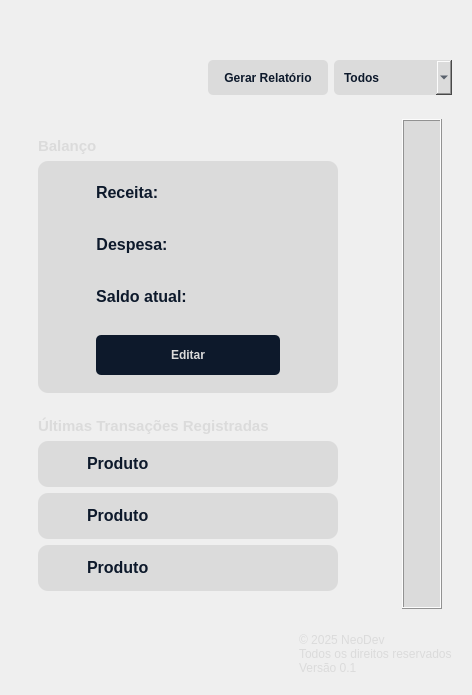
     <widget class="QFrame" name="frame_lateral_direito">
      <property name="frameShape">
       <enum>QFrame::NoFrame</enum>
      </property>
      <property name="frameShadow">
       <enum>QFrame::Raised</enum>
      </property>
      <layout class="QVBoxLayout" name="verticalLayout_4">
       <item>
        <spacer name="verticalSpacer_3">
         <property name="orientation">
          <enum>Qt::Vertical</enum>
         </property>
         <property name="sizeType">
          <enum>QSizePolicy::Preferred</enum>
         </property>
         <property name="sizeHint" stdset="0">
          <size>
           <width>20</width>
           <height>40</height>
          </size>
         </property>
        </spacer>
       </item>
       <item>
        <widget class="QFrame" name="frame_btns_grafico">
         <property name="styleSheet">
          <string notr="true">border: none;
</string>
         </property>
         <property name="frameShape">
          <enum>QFrame::NoFrame</enum>
         </property>
         <property name="frameShadow">
          <enum>QFrame::Raised</enum>
         </property>
         <layout class="QHBoxLayout" name="horizontalLayout_3">
          <item>
           <spacer name="horizontalSpacer_2">
            <property name="orientation">
             <enum>Qt::Horizontal</enum>
            </property>
            <property name="sizeHint" stdset="0">
             <size>
              <width>40</width>
              <height>20</height>
             </size>
            </property>
           </spacer>
          </item>
          <item>
           <widget class="QPushButton" name="btn_relatorio">
            <property name="sizePolicy">
             <sizepolicy hsizetype="Preferred" vsizetype="Preferred">
              <horstretch>0</horstretch>
              <verstretch>0</verstretch>
             </sizepolicy>
            </property>
            <property name="cursor">
             <cursorShape>PointingHandCursor</cursorShape>
            </property>
            <property name="focusPolicy">
             <enum>Qt::NoFocus</enum>
            </property>
            <property name="styleSheet">
             <string notr="true">QPushButton {
	background-color: rgb(219, 219, 219);
	color: rgb(13, 25, 43);
	padding: 5px 10px;
	border-radius: 5px;
	min-width: 100px;
	min-height: 20px;
	font-weight:bold;
}

QPushButton:hover {
	color: rgb(13, 25, 43);
	padding: 5px 10px;
	border-radius: 5px;
	min-width: 100px;
	min-height: 20px;
	padding-top: 6px;
	background-color: #C9C9C9;
	font-weight:bold;
}

QPushButton:pressed{
	color: rgb(13, 25, 43);
	padding: 5px 10px;
	border-radius: 5px;
	min-width: 100px;
	min-height: 20px;
	padding-top: 7px;
	background-color: #BDBDBD;
	font-weight:bold;
}</string>
            </property>
            <property name="text">
             <string>Gerar Relatório</string>
            </property>
           </widget>
          </item>
          <item>
           <widget class="QComboBox" name="cmb_mes">
            <property name="sizePolicy">
             <sizepolicy hsizetype="Preferred" vsizetype="Preferred">
              <horstretch>0</horstretch>
              <verstretch>0</verstretch>
             </sizepolicy>
            </property>
            <property name="cursor">
             <cursorShape>PointingHandCursor</cursorShape>
            </property>
            <property name="styleSheet">
             <string notr="true">QComboBox {
    background-color: rgb(219, 219, 219);
    color: rgb(13, 25, 43);
    padding: 5px 10px;
    border-radius: 5px;
    min-width: 80px;
    min-height: 25px;
	font-weight: bold;
}

/* Estilo da lista suspensa (popup de opções) */
QComboBox QAbstractItemView {
    background-color: rgb(219, 219, 219);
    color: rgb(13, 25, 43);
    min-width: 100px;  /* &lt;-- isso evita o corte */
    padding: 5px;
    border: 1px solid #999;
	border-radius: 6px;
    selection-background-color: rgb(13, 25, 43);
	color: rgb(13, 25, 43);
}

QComboBox:hover{
    color: rgb(13, 25, 43);
    padding: 5px 10px;
    border-radius: 5px;
    min-width: 80px;
    min-height: 25px;
	background-color: #C9C9C9
}

</string>
            </property>
            <item>
             <property name="text">
              <string>Todos</string>
             </property>
            </item>
            <item>
             <property name="text">
              <string>Janeiro</string>
             </property>
            </item>
            <item>
             <property name="text">
              <string>Fevereiro</string>
             </property>
            </item>
            <item>
             <property name="text">
              <string>Março</string>
             </property>
            </item>
            <item>
             <property name="text">
              <string>Abril</string>
             </property>
            </item>
            <item>
             <property name="text">
              <string>Maio</string>
             </property>
            </item>
            <item>
             <property name="text">
              <string>Junho</string>
             </property>
            </item>
            <item>
             <property name="text">
              <string>Julho</string>
             </property>
            </item>
            <item>
             <property name="text">
              <string>Agosto</string>
             </property>
            </item>
            <item>
             <property name="text">
              <string>Setembro</string>
             </property>
            </item>
            <item>
             <property name="text">
              <string>Outubro</string>
             </property>
            </item>
            <item>
             <property name="text">
              <string>Novembro</string>
             </property>
            </item>
            <item>
             <property name="text">
              <string>Dezembro</string>
             </property>
            </item>
           </widget>
          </item>
         </layout>
        </widget>
       </item>
       <item>
        <widget class="QFrame" name="frame_centro">
         <property name="sizePolicy">
          <sizepolicy hsizetype="Preferred" vsizetype="Expanding">
           <horstretch>0</horstretch>
           <verstretch>0</verstretch>
          </sizepolicy>
         </property>
         <property name="frameShape">
          <enum>QFrame::NoFrame</enum>
         </property>
         <property name="frameShadow">
          <enum>QFrame::Raised</enum>
         </property>
         <layout class="QHBoxLayout" name="horizontalLayout_5">
          <item>
           <widget class="QFrame" name="frame_sem_grafico">
            <property name="sizePolicy">
             <sizepolicy hsizetype="Maximum" vsizetype="Preferred">
              <horstretch>0</horstretch>
              <verstretch>0</verstretch>
             </sizepolicy>
            </property>
            <property name="styleSheet">
             <string notr="true">border-radius: 10px;
font-weight: bold;</string>
            </property>
            <property name="frameShape">
             <enum>QFrame::NoFrame</enum>
            </property>
            <property name="frameShadow">
             <enum>QFrame::Raised</enum>
            </property>
            <layout class="QVBoxLayout" name="verticalLayout_5">
             <item alignment="Qt::AlignLeft">
              <widget class="QFrame" name="frame_balanco">
               <property name="frameShape">
                <enum>QFrame::NoFrame</enum>
               </property>
               <property name="frameShadow">
                <enum>QFrame::Raised</enum>
               </property>
               <layout class="QVBoxLayout" name="verticalLayout_3">
                <item>
                 <widget class="QLabel" name="label_balanco">
                  <property name="maximumSize">
                   <size>
                    <width>16777215</width>
                    <height>20</height>
                   </size>
                  </property>
                  <property name="text">
                   <string>&lt;html&gt;&lt;head/&gt;&lt;body&gt;&lt;p&gt;&lt;span style=&quot; font-size:11pt; font-weight:600; color:#dbdbdb;&quot;&gt;Balanço&lt;/span&gt;&lt;/p&gt;&lt;/body&gt;&lt;/html&gt;</string>
                  </property>
                 </widget>
                </item>
                <item alignment="Qt::AlignLeft">
                 <widget class="QFrame" name="frame_balanco_filha">
                  <property name="minimumSize">
                   <size>
                    <width>300</width>
                    <height>0</height>
                   </size>
                  </property>
                  <property name="styleSheet">
                   <string notr="true">background-color: rgb(219, 219, 219);

color: rgb(13, 25, 43);

font-size: 12px;
font-weight: bold;</string>
                  </property>
                  <property name="frameShape">
                   <enum>QFrame::StyledPanel</enum>
                  </property>
                  <property name="frameShadow">
                   <enum>QFrame::Raised</enum>
                  </property>
                  <layout class="QVBoxLayout" name="verticalLayout_7">
                   <item>
                    <widget class="QFrame" name="frame_receita">
                     <property name="frameShape">
                      <enum>QFrame::NoFrame</enum>
                     </property>
                     <property name="frameShadow">
                      <enum>QFrame::Raised</enum>
                     </property>
                     <layout class="QHBoxLayout" name="horizontalLayout_9">
                      <item>
                       <spacer name="horizontalSpacer_14">
                        <property name="orientation">
                         <enum>Qt::Horizontal</enum>
                        </property>
                        <property name="sizeType">
                         <enum>QSizePolicy::Maximum</enum>
                        </property>
                        <property name="sizeHint" stdset="0">
                         <size>
                          <width>40</width>
                          <height>20</height>
                         </size>
                        </property>
                       </spacer>
                      </item>
                      <item alignment="Qt::AlignLeft">
                       <widget class="QLabel" name="label_receita">
                        <property name="styleSheet">
                         <string notr="true"/>
                        </property>
                        <property name="text">
                         <string>&lt;html&gt;&lt;head/&gt;&lt;body&gt;&lt;p&gt;&lt;span style=&quot; font-size:12pt;&quot;&gt;Receita:&lt;/span&gt;&lt;/p&gt;&lt;/body&gt;&lt;/html&gt;</string>
                        </property>
                       </widget>
                      </item>
                      <item>
                       <widget class="QLabel" name="lbl_value_receita">
                        <property name="styleSheet">
                         <string notr="true">color: rgb(13, 25, 43);</string>
                        </property>
                        <property name="text">
                         <string>&lt;html&gt;&lt;head/&gt;&lt;body&gt;&lt;p align=&quot;center&quot;&gt;&lt;br/&gt;&lt;/p&gt;&lt;/body&gt;&lt;/html&gt;</string>
                        </property>
                       </widget>
                      </item>
                      <item>
                       <spacer name="horizontalSpacer_19">
                        <property name="orientation">
                         <enum>Qt::Horizontal</enum>
                        </property>
                        <property name="sizeType">
                         <enum>QSizePolicy::Maximum</enum>
                        </property>
                        <property name="sizeHint" stdset="0">
                         <size>
                          <width>40</width>
                          <height>20</height>
                         </size>
                        </property>
                       </spacer>
                      </item>
                     </layout>
                    </widget>
                   </item>
                   <item>
                    <widget class="QFrame" name="frame_despesa">
                     <property name="frameShape">
                      <enum>QFrame::NoFrame</enum>
                     </property>
                     <property name="frameShadow">
                      <enum>QFrame::Raised</enum>
                     </property>
                     <layout class="QHBoxLayout" name="horizontalLayout_11">
                      <item>
                       <spacer name="horizontalSpacer_15">
                        <property name="orientation">
                         <enum>Qt::Horizontal</enum>
                        </property>
                        <property name="sizeType">
                         <enum>QSizePolicy::Maximum</enum>
                        </property>
                        <property name="sizeHint" stdset="0">
                         <size>
                          <width>40</width>
                          <height>20</height>
                         </size>
                        </property>
                       </spacer>
                      </item>
                      <item alignment="Qt::AlignLeft">
                       <widget class="QLabel" name="lbl_despesa">
                        <property name="text">
                         <string>&lt;html&gt;&lt;head/&gt;&lt;body&gt;&lt;p align=&quot;center&quot;&gt;&lt;span style=&quot; font-size:12pt;&quot;&gt;Despesa:&lt;/span&gt;&lt;/p&gt;&lt;/body&gt;&lt;/html&gt;</string>
                        </property>
                       </widget>
                      </item>
                      <item>
                       <widget class="QLabel" name="lbl_value_despesa">
                        <property name="text">
                         <string>&lt;html&gt;&lt;head/&gt;&lt;body&gt;&lt;p align=&quot;center&quot;&gt;&lt;br/&gt;&lt;/p&gt;&lt;/body&gt;&lt;/html&gt;</string>
                        </property>
                       </widget>
                      </item>
                      <item>
                       <spacer name="horizontalSpacer_18">
                        <property name="orientation">
                         <enum>Qt::Horizontal</enum>
                        </property>
                        <property name="sizeType">
                         <enum>QSizePolicy::Maximum</enum>
                        </property>
                        <property name="sizeHint" stdset="0">
                         <size>
                          <width>40</width>
                          <height>20</height>
                         </size>
                        </property>
                       </spacer>
                      </item>
                     </layout>
                    </widget>
                   </item>
                   <item>
                    <widget class="QFrame" name="frame_saldo">
                     <property name="styleSheet">
                      <string notr="true">color: rgb(13, 25, 43);</string>
                     </property>
                     <property name="frameShape">
                      <enum>QFrame::NoFrame</enum>
                     </property>
                     <property name="frameShadow">
                      <enum>QFrame::Raised</enum>
                     </property>
                     <layout class="QHBoxLayout" name="horizontalLayout_12">
                      <item>
                       <spacer name="horizontalSpacer_16">
                        <property name="orientation">
                         <enum>Qt::Horizontal</enum>
                        </property>
                        <property name="sizeType">
                         <enum>QSizePolicy::Maximum</enum>
                        </property>
                        <property name="sizeHint" stdset="0">
                         <size>
                          <width>40</width>
                          <height>20</height>
                         </size>
                        </property>
                       </spacer>
                      </item>
                      <item alignment="Qt::AlignLeft">
                       <widget class="QLabel" name="lbl_saldo_atual">
                        <property name="text">
                         <string>&lt;html&gt;&lt;head/&gt;&lt;body&gt;&lt;p align=&quot;center&quot;&gt;&lt;span style=&quot; font-size:12pt;&quot;&gt;Saldo atual:&lt;/span&gt;&lt;/p&gt;&lt;/body&gt;&lt;/html&gt;</string>
                        </property>
                       </widget>
                      </item>
                      <item>
                       <widget class="QLabel" name="lbl_saldo_atual_value">
                        <property name="text">
                         <string>&lt;html&gt;&lt;head/&gt;&lt;body&gt;&lt;p align=&quot;center&quot;&gt;&lt;br/&gt;&lt;/p&gt;&lt;/body&gt;&lt;/html&gt;</string>
                        </property>
                       </widget>
                      </item>
                      <item>
                       <spacer name="horizontalSpacer_17">
                        <property name="orientation">
                         <enum>Qt::Horizontal</enum>
                        </property>
                        <property name="sizeType">
                         <enum>QSizePolicy::Maximum</enum>
                        </property>
                        <property name="sizeHint" stdset="0">
                         <size>
                          <width>40</width>
                          <height>20</height>
                         </size>
                        </property>
                       </spacer>
                      </item>
                     </layout>
                    </widget>
                   </item>
                   <item>
                    <widget class="QFrame" name="frame_editar">
                     <property name="frameShape">
                      <enum>QFrame::NoFrame</enum>
                     </property>
                     <property name="frameShadow">
                      <enum>QFrame::Raised</enum>
                     </property>
                     <layout class="QHBoxLayout" name="horizontalLayout_13">
                      <item>
                       <spacer name="horizontalSpacer_5">
                        <property name="orientation">
                         <enum>Qt::Horizontal</enum>
                        </property>
                        <property name="sizeType">
                         <enum>QSizePolicy::Maximum</enum>
                        </property>
                        <property name="sizeHint" stdset="0">
                         <size>
                          <width>40</width>
                          <height>20</height>
                         </size>
                        </property>
                       </spacer>
                      </item>
                      <item>
                       <widget class="QPushButton" name="btn_editar">
                        <property name="sizePolicy">
                         <sizepolicy hsizetype="Minimum" vsizetype="Maximum">
                          <horstretch>0</horstretch>
                          <verstretch>0</verstretch>
                         </sizepolicy>
                        </property>
                        <property name="minimumSize">
                         <size>
                          <width>120</width>
                          <height>40</height>
                         </size>
                        </property>
                        <property name="cursor">
                         <cursorShape>PointingHandCursor</cursorShape>
                        </property>
                        <property name="focusPolicy">
                         <enum>Qt::NoFocus</enum>
                        </property>
                        <property name="styleSheet">
                         <string notr="true">QPushButton{
	color: rgb(219, 219, 219);
	background-color: rgb(13, 25, 43);
	padding: 5px 10px;
	border-radius: 5px;
	min-width:100px;
	min-height: 30px;
}

QPushButton:hover {
	color: rgb(219, 219, 219);
	background-color: rgb(13, 25, 43);
	padding: 5px 10px;
	border-radius: 5px;
	min-width:100px;
	min-height: 30px;
	padding-top: 6px;
	background-color: #081221;
}


QPushButton:pressed {
	color: rgb(219, 219, 219);
	background-color: rgb(13, 25, 43);
	padding: 5px 10px;
	border-radius: 5px;
	min-width:100px;
	min-height: 30px;
	padding-top: 7px;
	background-color: #060F1C;
}</string>
                        </property>
                        <property name="text">
                         <string>Editar</string>
                        </property>
                       </widget>
                      </item>
                      <item>
                       <spacer name="horizontalSpacer_6">
                        <property name="orientation">
                         <enum>Qt::Horizontal</enum>
                        </property>
                        <property name="sizeType">
                         <enum>QSizePolicy::Maximum</enum>
                        </property>
                        <property name="sizeHint" stdset="0">
                         <size>
                          <width>40</width>
                          <height>20</height>
                         </size>
                        </property>
                       </spacer>
                      </item>
                     </layout>
                    </widget>
                   </item>
                  </layout>
                 </widget>
                </item>
               </layout>
              </widget>
             </item>
             <item>
              <widget class="QFrame" name="frame_ultimas_transacoes">
               <property name="styleSheet">
                <string notr="true"/>
               </property>
               <property name="frameShape">
                <enum>QFrame::NoFrame</enum>
               </property>
               <property name="frameShadow">
                <enum>QFrame::Raised</enum>
               </property>
               <layout class="QVBoxLayout" name="verticalLayout_8">
                <item>
                 <widget class="QLabel" name="label_titulo_ultimas_transacoes">
                  <property name="maximumSize">
                   <size>
                    <width>16777215</width>
                    <height>20</height>
                   </size>
                  </property>
                  <property name="text">
                   <string>&lt;html&gt;&lt;head/&gt;&lt;body&gt;&lt;p&gt;&lt;span style=&quot; font-size:11pt; color:#dbdbdb;&quot;&gt;Últimas Transações Registradas&lt;/span&gt;&lt;/p&gt;&lt;/body&gt;&lt;/html&gt;</string>
                  </property>
                 </widget>
                </item>
                <item>
                 <widget class="QFrame" name="frame_4">
                  <property name="styleSheet">
                   <string notr="true">background-color: rgb(219, 219, 219);
color: rgb(13, 25, 43);</string>
                  </property>
                  <property name="frameShape">
                   <enum>QFrame::StyledPanel</enum>
                  </property>
                  <property name="frameShadow">
                   <enum>QFrame::Raised</enum>
                  </property>
                  <layout class="QHBoxLayout" name="horizontalLayout_6">
                   <item>
                    <spacer name="horizontalSpacer_8">
                     <property name="orientation">
                      <enum>Qt::Horizontal</enum>
                     </property>
                     <property name="sizeType">
                      <enum>QSizePolicy::Maximum</enum>
                     </property>
                     <property name="sizeHint" stdset="0">
                      <size>
                       <width>40</width>
                       <height>20</height>
                      </size>
                     </property>
                    </spacer>
                   </item>
                   <item>
                    <widget class="QLabel" name="lbl_produto1">
                     <property name="text">
                      <string>&lt;html&gt;&lt;head/&gt;&lt;body&gt;&lt;p&gt;&lt;span style=&quot; font-size:12pt;&quot;&gt;Produto&lt;/span&gt;&lt;/p&gt;&lt;/body&gt;&lt;/html&gt;</string>
                     </property>
                    </widget>
                   </item>
                   <item>
                    <widget class="QLabel" name="lbl_valor1">
                     <property name="text">
                      <string>&lt;html&gt;&lt;head/&gt;&lt;body&gt;&lt;p&gt;&lt;br/&gt;&lt;/p&gt;&lt;/body&gt;&lt;/html&gt;</string>
                     </property>
                    </widget>
                   </item>
                   <item>
                    <spacer name="horizontalSpacer_11">
                     <property name="orientation">
                      <enum>Qt::Horizontal</enum>
                     </property>
                     <property name="sizeType">
                      <enum>QSizePolicy::Maximum</enum>
                     </property>
                     <property name="sizeHint" stdset="0">
                      <size>
                       <width>40</width>
                       <height>20</height>
                      </size>
                     </property>
                    </spacer>
                   </item>
                  </layout>
                 </widget>
                </item>
                <item>
                 <widget class="QFrame" name="frame_6">
                  <property name="styleSheet">
                   <string notr="true">background-color: rgb(219, 219, 219);
color: rgb(13, 25, 43);</string>
                  </property>
                  <property name="frameShape">
                   <enum>QFrame::StyledPanel</enum>
                  </property>
                  <property name="frameShadow">
                   <enum>QFrame::Raised</enum>
                  </property>
                  <layout class="QHBoxLayout" name="horizontalLayout_8">
                   <item>
                    <spacer name="horizontalSpacer_9">
                     <property name="orientation">
                      <enum>Qt::Horizontal</enum>
                     </property>
                     <property name="sizeType">
                      <enum>QSizePolicy::Maximum</enum>
                     </property>
                     <property name="sizeHint" stdset="0">
                      <size>
                       <width>40</width>
                       <height>20</height>
                      </size>
                     </property>
                    </spacer>
                   </item>
                   <item>
                    <widget class="QLabel" name="lbl_produto2">
                     <property name="text">
                      <string>&lt;html&gt;&lt;head/&gt;&lt;body&gt;&lt;p&gt;&lt;span style=&quot; font-size:12pt;&quot;&gt;Produto&lt;/span&gt;&lt;/p&gt;&lt;/body&gt;&lt;/html&gt;</string>
                     </property>
                    </widget>
                   </item>
                   <item>
                    <widget class="QLabel" name="lbl_valor2">
                     <property name="text">
                      <string>&lt;html&gt;&lt;head/&gt;&lt;body&gt;&lt;p&gt;&lt;br/&gt;&lt;/p&gt;&lt;/body&gt;&lt;/html&gt;</string>
                     </property>
                    </widget>
                   </item>
                   <item>
                    <spacer name="horizontalSpacer_12">
                     <property name="orientation">
                      <enum>Qt::Horizontal</enum>
                     </property>
                     <property name="sizeType">
                      <enum>QSizePolicy::Maximum</enum>
                     </property>
                     <property name="sizeHint" stdset="0">
                      <size>
                       <width>40</width>
                       <height>20</height>
                      </size>
                     </property>
                    </spacer>
                   </item>
                  </layout>
                 </widget>
                </item>
                <item>
                 <widget class="QFrame" name="frame_5">
                  <property name="styleSheet">
                   <string notr="true">background-color: rgb(219, 219, 219);
color: rgb(13, 25, 43);</string>
                  </property>
                  <property name="frameShape">
                   <enum>QFrame::StyledPanel</enum>
                  </property>
                  <property name="frameShadow">
                   <enum>QFrame::Raised</enum>
                  </property>
                  <layout class="QHBoxLayout" name="horizontalLayout_7">
                   <item>
                    <spacer name="horizontalSpacer_10">
                     <property name="orientation">
                      <enum>Qt::Horizontal</enum>
                     </property>
                     <property name="sizeType">
                      <enum>QSizePolicy::Maximum</enum>
                     </property>
                     <property name="sizeHint" stdset="0">
                      <size>
                       <width>40</width>
                       <height>20</height>
                      </size>
                     </property>
                    </spacer>
                   </item>
                   <item>
                    <widget class="QLabel" name="lbl_produto3">
                     <property name="text">
                      <string>&lt;html&gt;&lt;head/&gt;&lt;body&gt;&lt;p&gt;&lt;span style=&quot; font-size:12pt;&quot;&gt;Produto&lt;/span&gt;&lt;/p&gt;&lt;/body&gt;&lt;/html&gt;</string>
                     </property>
                    </widget>
                   </item>
                   <item>
                    <widget class="QLabel" name="lbl_valor3">
                     <property name="text">
                      <string>&lt;html&gt;&lt;head/&gt;&lt;body&gt;&lt;p&gt;&lt;br/&gt;&lt;/p&gt;&lt;/body&gt;&lt;/html&gt;</string>
                     </property>
                    </widget>
                   </item>
                   <item>
                    <spacer name="horizontalSpacer_13">
                     <property name="orientation">
                      <enum>Qt::Horizontal</enum>
                     </property>
                     <property name="sizeType">
                      <enum>QSizePolicy::Maximum</enum>
                     </property>
                     <property name="sizeHint" stdset="0">
                      <size>
                       <width>40</width>
                       <height>20</height>
                      </size>
                     </property>
                    </spacer>
                   </item>
                  </layout>
                 </widget>
                </item>
               </layout>
              </widget>
             </item>
            </layout>
           </widget>
          </item>
          <item>
           <spacer name="horizontalSpacer_4">
            <property name="orientation">
             <enum>Qt::Horizontal</enum>
            </property>
            <property name="sizeType">
             <enum>QSizePolicy::Maximum</enum>
            </property>
            <property name="sizeHint" stdset="0">
             <size>
              <width>40</width>
              <height>20</height>
             </size>
            </property>
           </spacer>
          </item>
          <item>
           <widget class="QFrame" name="frame_grafico">
            <property name="sizePolicy">
             <sizepolicy hsizetype="Expanding" vsizetype="Expanding">
              <horstretch>0</horstretch>
              <verstretch>0</verstretch>
             </sizepolicy>
            </property>
            <property name="styleSheet">
             <string notr="true">background-color: rgb(219, 219, 219);</string>
            </property>
            <property name="frameShape">
             <enum>QFrame::Box</enum>
            </property>
            <property name="frameShadow">
             <enum>QFrame::Raised</enum>
            </property>
            <layout class="QVBoxLayout" name="verticalLayout_6">
             <property name="leftMargin">
              <number>9</number>
             </property>
             <property name="topMargin">
              <number>9</number>
             </property>
             <property name="rightMargin">
              <number>9</number>
             </property>
             <property name="bottomMargin">
              <number>9</number>
             </property>
             <item>
              <widget class="QWidget" name="layout_grafico" native="true">
               <property name="sizePolicy">
                <sizepolicy hsizetype="Expanding" vsizetype="Expanding">
                 <horstretch>0</horstretch>
                 <verstretch>0</verstretch>
                </sizepolicy>
               </property>
               <property name="styleSheet">
                <string notr="true">background-color: rgb(219, 219, 219);</string>
               </property>
               <layout class="QHBoxLayout" name="horizontalLayout_14"/>
              </widget>
             </item>
            </layout>
           </widget>
          </item>
          <item>
           <spacer name="horizontalSpacer_7">
            <property name="orientation">
             <enum>Qt::Horizontal</enum>
            </property>
            <property name="sizeType">
             <enum>QSizePolicy::Maximum</enum>
            </property>
            <property name="sizeHint" stdset="0">
             <size>
              <width>10</width>
              <height>10</height>
             </size>
            </property>
           </spacer>
          </item>
         </layout>
        </widget>
       </item>
       <item>
        <widget class="QFrame" name="frame_footer">
         <property name="frameShape">
          <enum>QFrame::NoFrame</enum>
         </property>
         <property name="frameShadow">
          <enum>QFrame::Raised</enum>
         </property>
         <layout class="QHBoxLayout" name="horizontalLayout_4">
          <item>
           <spacer name="horizontalSpacer">
            <property name="orientation">
             <enum>Qt::Horizontal</enum>
            </property>
            <property name="sizeHint" stdset="0">
             <size>
              <width>40</width>
              <height>20</height>
             </size>
            </property>
           </spacer>
          </item>
          <item>
           <widget class="QLabel" name="label_footer">
            <property name="text">
             <string>&lt;html&gt;&lt;head/&gt;&lt;body&gt;&lt;p&gt;&lt;span style=&quot;color:#dbdbdb;&quot;&gt;© 2025 NeoDev&lt;br&gt;Todos os direitos reservados&lt;br&gt;Versão 0.1&lt;/span&gt;&lt;/p&gt;&lt;/body&gt;&lt;/html&gt;</string>
            </property>
           </widget>
          </item>
         </layout>
        </widget>
       </item>
      </layout>
     </widget>
